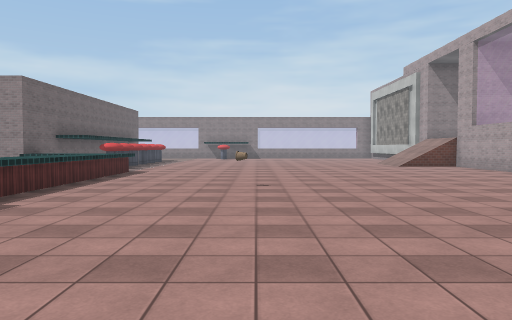
[1] (above)

19 first-person views from a walk through a Unity game level. The camera is 1.5 m above the floor, tilts 2° down and sees 70° across. The floor is counted in squares, 2 m on a side. Each view is taken from the middle of a square. On the plan, view 1 faces up. The plan holds only what a view shows up to about 11 squares ahead; the rest is blank. The player is left out. Some surface patterns are stand-ins.

[2]
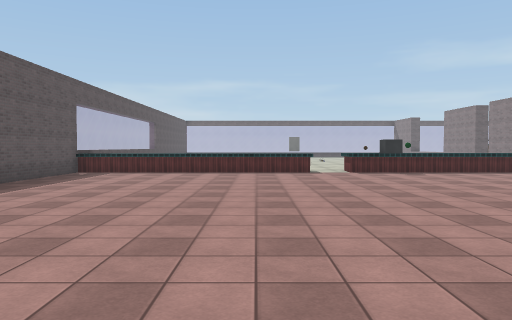

[3]
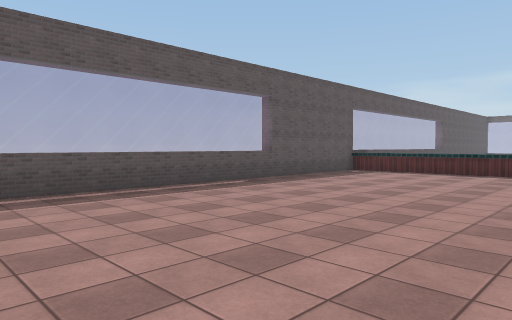

[4]
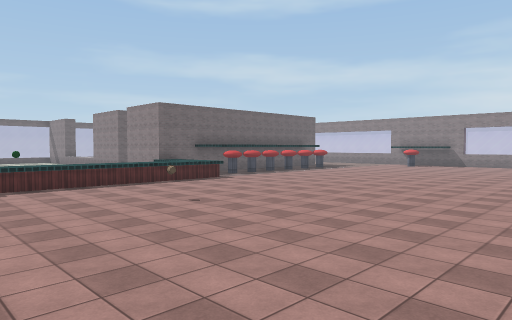

[5]
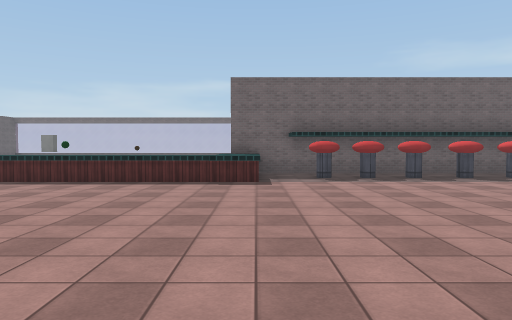

[6]
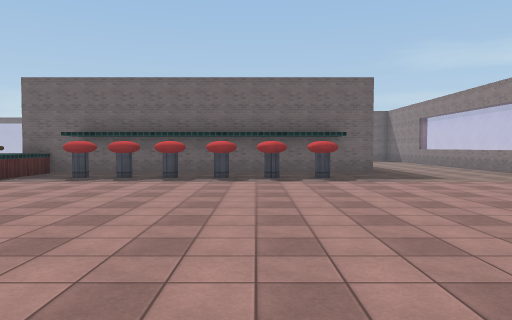

[7]
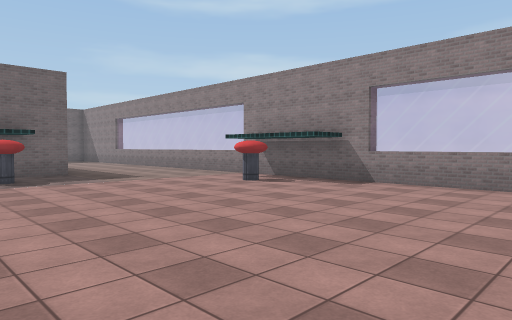

[8]
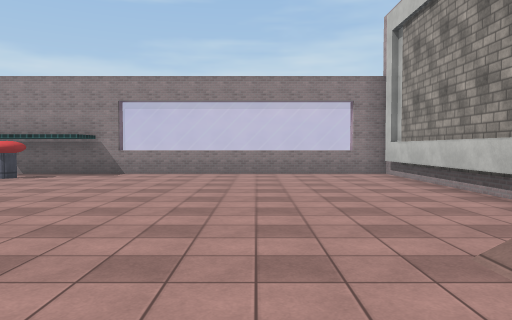

[9]
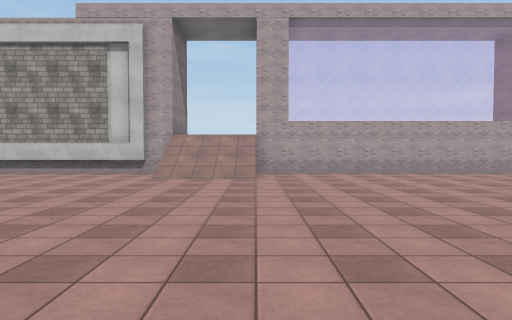

[10]
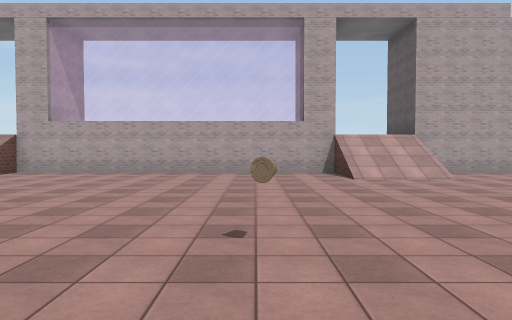

[11]
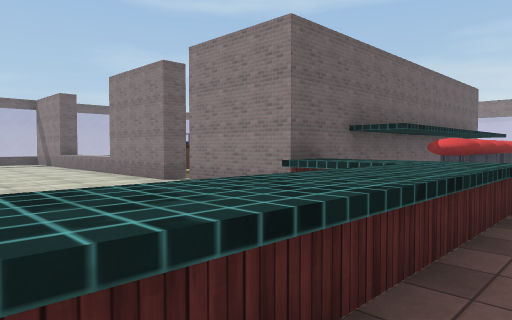

[12]
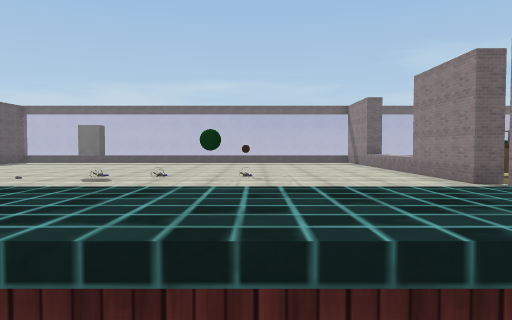

[13]
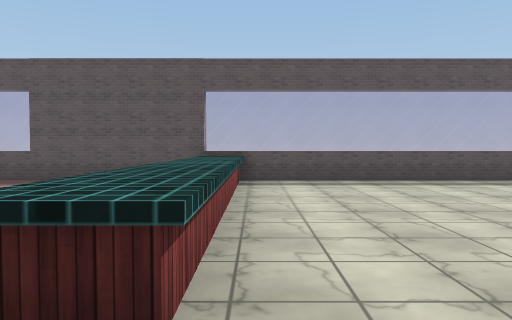

[14]
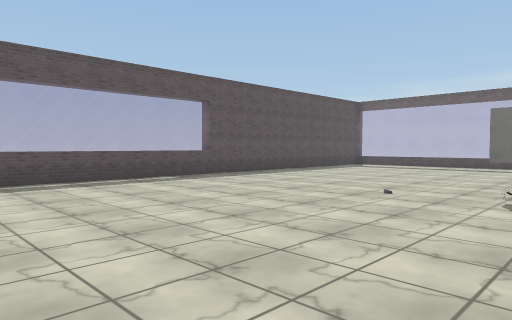

[15]
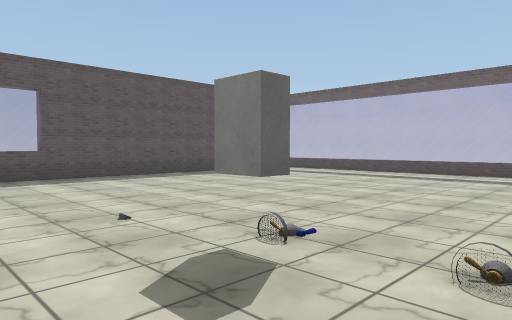

[16]
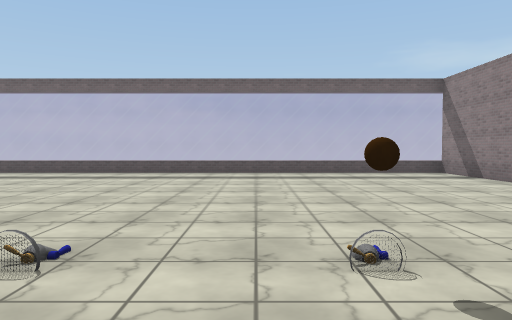

[17]
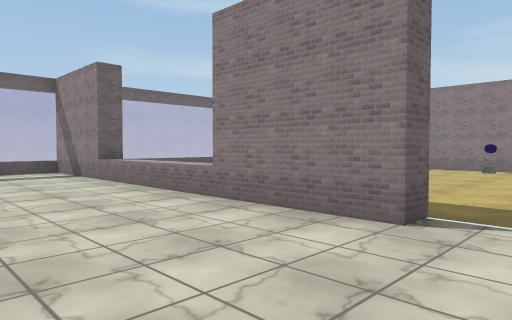

[18]
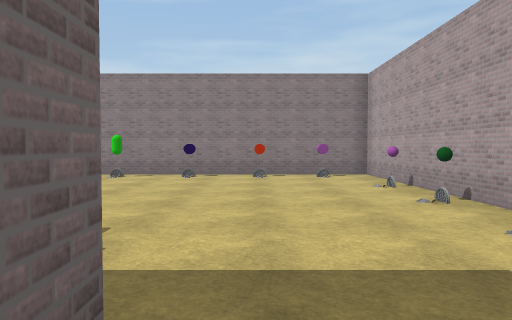

[19]
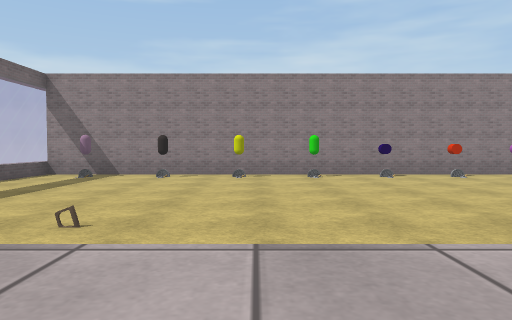

### Floor plan
Key: @ floor where view 1 was taken; # wall or solid block; x gap in a wall; . main floor; : floor 2.25 m higher than the main floor; / step, stairs or slope; = window, fence, low wall or low ledge; ^ raised ledge; C cup; G grey cube; S sink; O other object.
Columns run from 21 left of view 1 to 8 right of it. Each row starts with its distance up from view 1.
 25               =  =####======##
 24               ...............#
 23               .....O.........#
 22               ...............#
 21               ...............#
 20 ###############..............#
 19 #.O.O.OOOO.O.O#.O............#
 18 #.............#..............#
 17  .............O.O............#
 16   ............#.O..........//:
 15   ............O.O..........//:
 14    ...........#.O..........//#
 13     ....SS....O.O............#
 12         SS... #..............=
 11 ####^^^^###.x##^^^...........=
 10 =............  ^^^...........=
  9 =............   .^...........=
  8 =...........    .^...........=
  7 =............   .^...C.......=
  6 =........O..   O.^...........=
  5 =...........    .^...........=
  4 =...........     G.........//:
  3 =............. ..^.........//:
  2 =........O..... .............#
  1 =................^...........#
  0 =................^...@.......#
 -1 =................^...........#
 -2 =................^...........
 -3 = .. ............^..........
 -4      ............^..........
 -5      ............^..........
 -6      ####========#####======

Where each view was taken, in squares from view 1:
view 1: 0 up, 0 right, facing up
view 2: 0 up, 7 right, facing left
view 3: 1 up, 7 right, facing down-left
view 4: 3 up, 6 right, facing up-left
view 5: 11 up, 4 right, facing left
view 6: 17 up, 4 right, facing left
view 7: 17 up, 4 right, facing up-left
view 8: 14 up, 4 right, facing up
view 9: 14 up, 3 left, facing right
view 10: 7 up, 3 left, facing right
view 11: 6 up, 3 left, facing up-left
view 12: 6 up, 3 left, facing left
view 13: 3 up, 5 left, facing down
view 14: 3 up, 6 left, facing down-left
view 15: 4 up, 10 left, facing down-left
view 16: 5 up, 10 left, facing left
view 17: 7 up, 9 left, facing up-left
view 18: 10 up, 10 left, facing up
view 19: 10 up, 15 left, facing up
